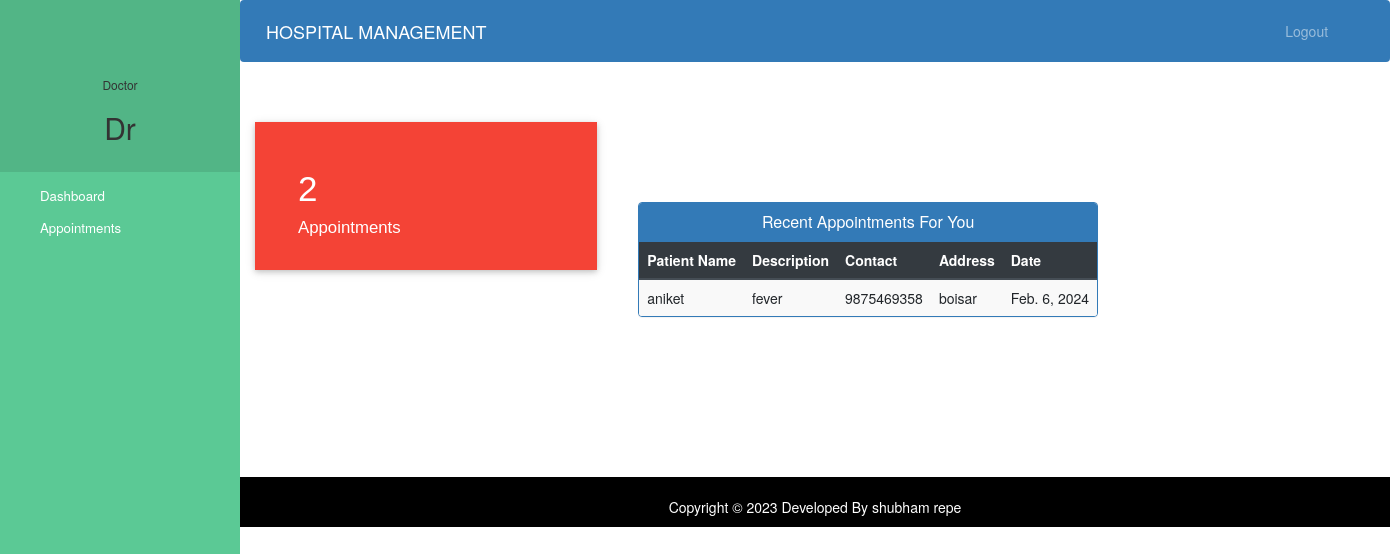
The page /doctor-dashboard (signed in) on the database its author committed.
### app/models.py (models this page shows, shortened)
class Appointment(models.Model):
    patientId=models.PositiveIntegerField(null=True)
    doctorId=models.PositiveIntegerField(null=True)
    patientName=models.CharField(max_length=40,null=True)
    doctorName=models.CharField(max_length=40,null=True)
    appointmentDate=models.DateField(auto_now=True)
    description=models.TextField(max_length=500)
    status=models.BooleanField(default=False)

class Patient(models.Model):
    user=models.OneToOneField(User,on_delete=models.CASCADE)
    profile_pic= models.ImageField(upload_to='profile_pic/PatientProfilePic/',null=True,blank=True)
    address = models.CharField(max_length=40)
    mobile = models.CharField(max_length=20,null=False)
    symptoms = models.CharField(max_length=100,null=False)
    assignedDoctorId = models.PositiveIntegerField(null=True)
    admitDate=models.DateField(auto_now=True)
    status=models.BooleanField(default=False)

### app/views.py (the view)
# urls.py: path('doctor-dashboard', views.doctor_dashboard_view,name='doctor-dashboard'),
def doctor_dashboard_view(request):
    patientcount=models.Patient.objects.all().filter(status=True,assignedDoctorId=request.user.id).count()
    appointmentcount=models.Appointment.objects.all().filter(status=True,doctorId=request.user.id).count()
    patientdischarged=models.PatientDischargeDetails.objects.all().distinct().filter(assignedDoctorName=request.user.first_name).count()
    appointments=models.Appointment.objects.all().filter(status=True,doctorId=request.user.id).order_by('-id')
    patientid=[]
    for a in appointments:
        patientid.append(a.patientId)
    patients=models.Patient.objects.all().filter(status=True,user_id__in=patientid).order_by('-id')
    appointments=zip(appointments,patients)
    mydict={
    'patientcount':patientcount,
    'appointmentcount':appointmentcount,
    'patientdischarged':patientdischarged,
    'appointments':appointments,
    }
    return render(request,'doctor_dashboard.html',context=mydict)

### app/templates/doctor_dashboard.html
{% extends 'doctor_base.html' %}
{% load static %}
{% block content %}
{% include 'doctor_dashboard_cards.html'%}
<br><br><br><br>
<div class="container">
  <div class="row">
    <div class="panel panel-primary" style="margin-left:2%;">
      <div class="panel-heading" style="text-align:center;">
        <h6 class="panel-title">Recent Appointments For You</h6>
      </div>
      <table class="table table-hover table-striped" id="dev-table">
        <thead class="thead-dark">
          <tr>
            <th>Patient Name</th>
            <th>Description</th>
            <th>Contact</th>
            <th>Address</th>
            <th>Date</th>
          </tr>
        </thead>
        {% for a,p in appointments %}
        <tr>
          <td>{{a.patientName}}</td>
          <td>{{a.description}}</td>
          <td>{{p.mobile}}</td>
          <td>{{p.address}}</td>
          <td>{{a.appointmentDate}}</td>
        </tr>
        {% endfor %}
      </table>
    </div>
  </div>
</div>
{% endblock content %}

### app/templates/doctor_base.html (shortened to what this page needs)
<!DOCTYPE html>
{% load static %}
<html lang="en">
<head>
  <link rel="stylesheet" href="https://stackpath.bootstrapcdn.com/bootstrap/4.3.1/css/bootstrap.min.css">
  <link rel="stylesheet" href="https://maxcdn.bootstrapcdn.com/font-awesome/4.7.0/css/font-awesome.min.css">
</head>
<body>
  <nav class="menu" tabindex="0">
    <header class="avatar">
      <br><br>
      <h6>Doctor</h6>
      <h2>{{request.user.first_name}}</h2>
    </header>
    <ul>
      <li tabindex="0" class="icon-dashboard"> <a style="color:white; text-decoration:none;" href="/doctor-dashboard"><span>Dashboard</span></a> </li>
      <li tabindex="0" class="icon-calendar"> <a style="color:white; text-decoration:none;" href="/doctor-appointment"><span>Appointments</span></a></li>
    </ul>
  </nav>
  <main>
    <div class="bs-example">
      <nav class="navbar navbar-expand-md  navbar-dark fixed-top" style="background:#337AB7;">
        <a href="/doctor-dashboard" class="navbar-brand">HOSPITAL MANAGEMENT</a>
        <div class="collapse navbar-collapse justify-content-between" id="navbarCollapse">
          <div class="navbar-nav" style=" margin-left: 90%;">
            <a href="/logout" class="nav-item nav-link">Logout</a>
          </div>
        </div>
      </nav>
    </div>
    <br><br>
    {% block content %}
    {% endblock content %}
    <br><br><br><br><br><br><br>
    <footer>
      <br>
      <div class="container">
        <div class="row">
          <div class="col-md-12 col-sm-12">
            <div style="color:#ffffff;" class="wow fadeInUp footer-copyright">
              <p>
                Copyright &copy; 2023 Developed By shubham repe </p>
            </div>
          </div>
        </div>
      </div>
    </footer>
  </main>
</body>
</html>

### app/templates/doctor_base.html (style rules this page uses)
a:link { text-decoration: none; }
a { color: white; }
footer { padding: 0px 0px 0px 0px; background-color: black; margin: 0px; }
p { text-align: center; }
body { padding-left: 240px; }
main { position: relative; height: 100vh; }
.menu { background: #5bc995; height: 100vh; width: 240px; position: fixed; top: 0px; left: 0; z-index: 5; outline: none; }
.menu .avatar { background: rgba(0, 0, 0, 0.1); padding: 2em 0.5em; text-align: center; }
.menu .avatar h2 { font-weight: normal; margin-bottom: 0; }
.menu ul { list-style: none; padding: 0.5em 0; margin: 0; }
.menu ul li { padding: 0.5em 1em 0.5em 3em; font-size: 0.95em; font-weight: regular; background-repeat: no-repeat; background-position: left 15px center; background-size: auto 20px; transition: all 0.15s linear; cursor: pointer; }
.menu ul li.icon-dashboard { background-image: url("http://www.entypo.com/images//gauge.svg"); }
.menu ul li.icon-calendar { background-image: url("http://www.entypo.com/images//calendar.svg"); }

### rows shown on the page
Appointment: patientName "aniket", description "fever", mobile "9875469358", address "boisar", appointmentDate "Feb. 6, 2024"

### other values the page prints
{{ request.user.first_name }} "Dr"
{{ appointmentcount }} "2"
